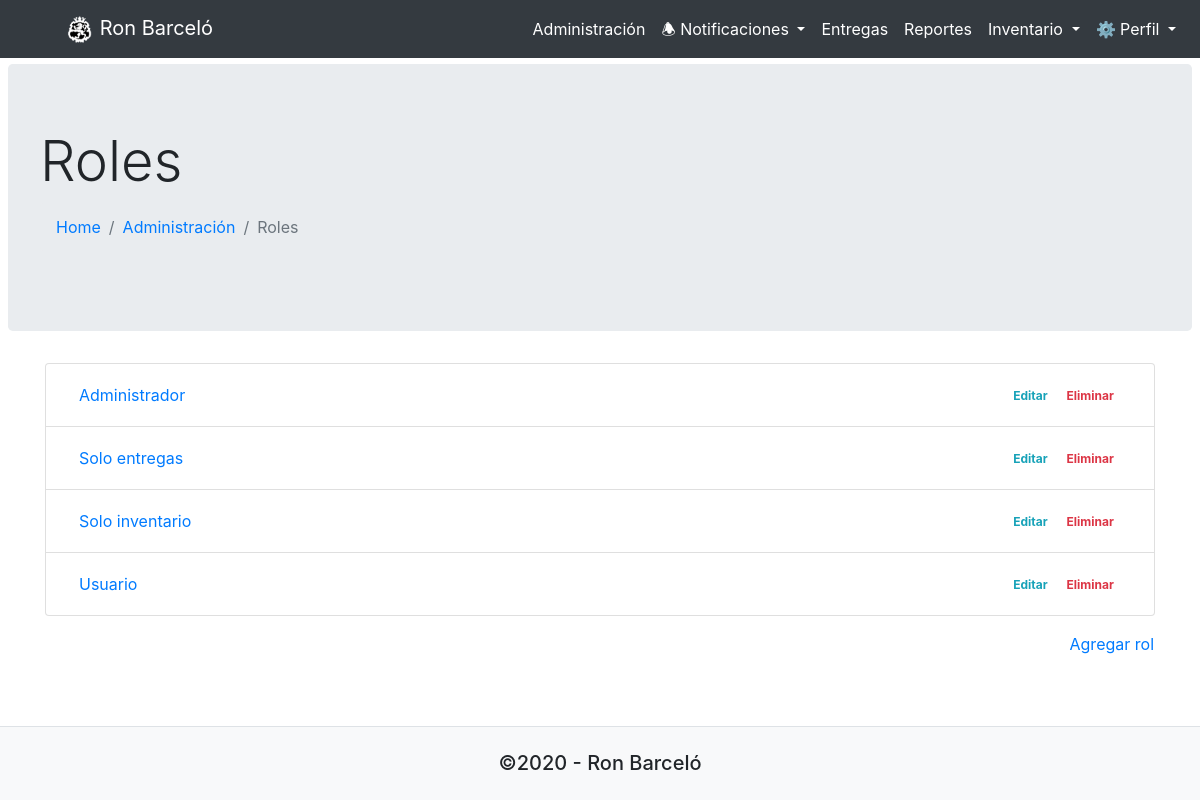
Page /Controller/rol.php (signed in) on the committed database.
### tables this page shows
CREATE TABLE `rol` (
  `idRol` int(11) NOT NULL,
  `rol` varchar(50) NOT NULL
);

### Controller/_controller.php (called while the page is built, shortened)
<?php
abstract class Controller implements iSubscriber{
        protected $viewName;
        protected $viewEntity;
        public $viewBag;
        public function getData(int $id=0, entity $entidad = null){
            $data = [];
            $children = [];
            $result = true;
            if(!isset($registros[0])){
                $registros = $this->viewEntity->List();
                $result = false;
            }
            foreach($registros as $dato){
                $this->viewEntity->setAttribute($dato);
                $data[] =  $this->viewEntity->getClone();
            }
            $this->viewBag->data = $data;
            $this->viewBag->children = $children;
            return $result;
        }
        public function setViewBag(){
            if($this->viewBag == null)
                $this->viewBag = new stdClass();
        }
        public function getView(string $page, bool $sidebar = false, bool $notificacion=true){
            $this->GetNavData($page, $sidebar, $notificacion);
        }
        public function GetNavData(string $page, bool $sidebar = true, bool $notificacion=true){
            if($notificacion){
                $notificacion = new Notificacion();
                $this->viewBag->notificaciones = $notificacion->ReturnList(null,'fecha',true);
            }
            require_once("../View/Shared/head.php");
            require_once("../View/{$this->viewName}/{$page}.php");
            require_once("../View/Shared/foot.php");
        }
        public function RedirectToAction(array $http){
            if(isset($http['accion'])){
                switch($http['accion']){
                    case "Add":
                        $this->Add($http);
                    break;
                    case "Edit":
                        $this->Edit($http);
                    break;
                    case "Remove":
                        try{
                            $id = intval($http['id']);
                            $this->Remove($id);
                        }catch(\Exception $e){}
                    break;
                    default:
                    return $this->Index();
                }
            }
            else  if(isset($_GET['id']) && is_numeric($_GET['id'])){
                $this->Details($_GET['id']);
            }
            else {
                $this->Index();
            }
        }
}
?>

### Controller/rol.php (called while the page is built, shortened)
<?php
    require_once('../Controller/_controller.php');
class RolController extends Controller{
        public function Index()
        {
            $this->getData();
            return $this->getView('index');
        }
    }
    $obj = new RolController();
    $obj->RedirectToAction($_REQUEST);
?>

### Model/db/conexion.php (called while the page is built, shortened)
<?php
class conexion {
        private static  $instance;
        private function __construct(){
            try{
                $this->conex = mysqli_connect(HOST,USER,PASS,NAME,PORT);
            }catch(\Exception $e){
                die("Error: {$e->getMessage()}");
            }
        }
        public static function getInstance(): conexion{
            if(self::$instance==null){
                self::$instance = new conexion();
            }
            return self::$instance;
        }
        public function query(string $sql){
            $sql = str_replace("''",'default',$sql);
            $con = mysqli_query(self::$instance->conex,$sql);
            $datos = [];
            if(!is_bool($con)){
                while($data = mysqli_fetch_assoc($con)){
                    $datos[] = $data;
                }
            }
            else $datos = $con;
            return $datos;
        }
    }
?>

### Model/db/db_dataset.php (called while the page is built, shortened)
<?php
require_once('conexion.php');
abstract class db implements iSubject{
        protected $tableName;
        public $view;
        public function List(string $where=null, string $orderby = null, bool $desc = false){
            if(!isset($this->view))
                $this->view = $this->tableName;
            $sql = "select * from {$this->view}";
            if($orderby != null)
                $sql .=" order by {$orderby} ".($desc?'desc':'asc');
            $sql .=';';
            $conex = conexion::getInstance();
            return $conex->query($sql);
        }
    }
?>

### View/v_rol/index.php (the view, shortened to what this page needs)
<main class="col-12">
   <div class="jumbotron ml-2 mr-2 overflow-auto">
        <h1 class="display-4">Roles</h1>
    <nav aria-label="breadcrumb">
        <ol class="breadcrumb">
            <li class="breadcrumb-item "><a href="home.php">Home</a></li>
            <li class="breadcrumb-item "><a href="administracion.php">Administración</a></li>
            <li class="breadcrumb-item active" aria-current="page">Roles</li>
        </ol>
    </nav>
    </div>
      <div class="container">
          <ul class="list-group">
              <?php
                if($this->viewBag->data == null){
                    echo<<<input
                        <span class="display-3 text-muted text-center">No existen registros</span>
                    input;
                }
                else{
                    foreach($this->viewBag->data as $row){
                        echo <<<input
                            <li class="list-group-item ">
                               <div class="btn container-fluid d-flex flex-wrap justify-content-between">
                                <a href="rol.php?id={$row->idRol}" id="ancla-{$row->idRol}">{$row->rol}</a>
                                <div>
                                    <a href="#edit-ctg-{$row->idRol}" data-toggle="collapse" aria-expanded="false" aria-controls="edit-ctg"
                                    class="badge badge-pill btn-outline-info"><span class="">Editar</span></a>
                                    <a href="#remove-modal" data-id='{$row->idRol}' data-titulo='{$row->rol}' class="badge badge-pill btn-outline-danger" data-toggle="modal"><span class="">Eliminar</span></a>
                                </div>
                                </div>
                                <div class="collapse w-100 justify-content-center" id="edit-ctg-{$row->idRol}">
                                    <label for="rol-edit" class="">Modificar rol</label>
                                        <form action="rol.php" method="post" class="input-group">
                                            <input required type="text" class="form-control input-group-prepend" id="rol-edit" name="rol" placeholder="Introduzca nuevo nombre" value="{$row->rol}">
                                            <input required type="text" id="id-edit" name="idRol" value="{$row->idRol}" hidden>
                                            <div class="input-group-append">
                                                <button type="submit" value="Edit" name="accion" class="btn btn-outline-success ">Guardar</button>
                                            </div>
                                        </form>
                                </div>
                            </li>
                        input;
                    }
                }
              ?>
          </ul>
          <div class="row justify-content-end">
              <a href="#add-ctg" class="m-3" data-toggle="collapse" aria-expanded="false" aria-controls="add-ctg">Agregar rol</a>
          </div>
      </div>
    </main>

### rows in the picture
rol: rol "Administrador"
rol: rol "Solo entregas"
rol: rol "Solo inventario"
rol: rol "Usuario"
